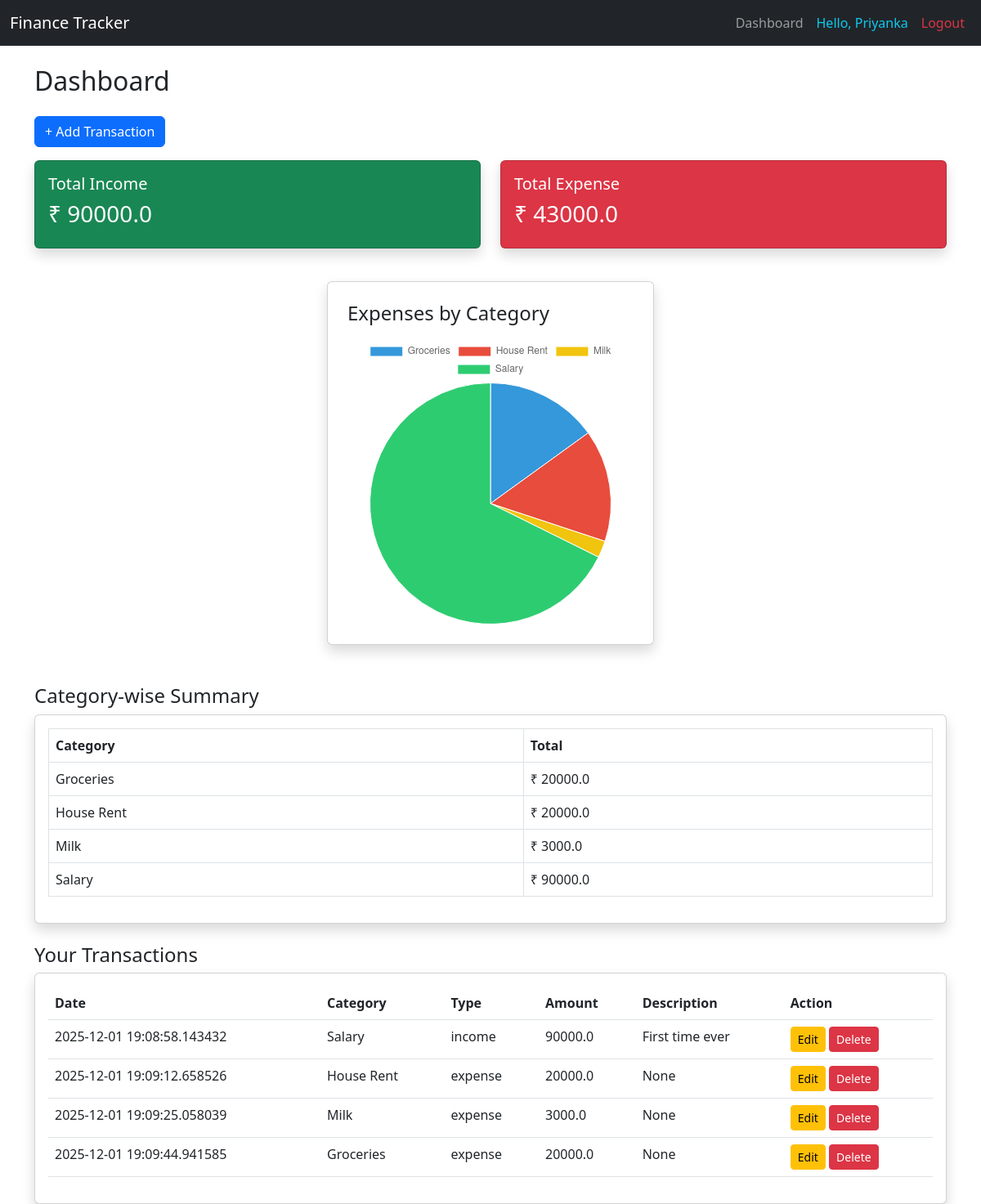
Page /finance/ (signed in) on the committed database.
### app/models.py (models this page shows)
class User(UserMixin, db.Model):
    id = db.Column(db.Integer, primary_key=True)
    username = db.Column(db.String(80), unique=True, nullable=False)
    email = db.Column(db.String(120), unique=True, nullable=False)
    password = db.Column(db.String(200), nullable=False)

class Transaction(db.Model):
    id = db.Column(db.Integer, primary_key=True)
    type = db.Column(db.String(10), nullable=False)  # income or expense
    category = db.Column(db.String(50), nullable=False)
    amount = db.Column(db.Float, nullable=False)
    date = db.Column(db.DateTime, default=datetime.now)
    user_id = db.Column(db.Integer, db.ForeignKey("user.id"))
    description = db.Column(db.String(200))

### app/finance.py (the view)
@finance_bp.route("/")
@login_required
def dashboard():
    transactions = Transaction.query.filter_by(user_id=current_user.id).all()
    income = sum(t.amount for t in transactions if t.type == "income")
    expense = sum(t.amount for t in transactions if t.type == "expense")
    from sqlalchemy import func
    category_summary = db.session.query(
        Transaction.category,
        func.sum(Transaction.amount)
    ).filter_by(user_id=current_user.id).group_by(Transaction.category).all()
    categories = [c[0] for c in category_summary]
    totals = [float(c[1]) for c in category_summary]
    return render_template(
        "finance/dashboard.html",
        income=income,
        expense=expense,
        transactions=transactions,
        categories=categories,
        totals=totals,
        category_summary=category_summary
    )

### app/__init__.py (called while the page is built)
def create_app():
    app = Flask(__name__)
    app.config.from_object(Config)
    db.init_app(app)
    login_manager.init_app(app)
    login_manager.login_view = "auth.login"
    @login_manager.user_loader
    def load_user(user_id):
        return User.query.get(int(user_id))
    @app.route("/")
    def home():
        return render_template("home.html")
    from app.auth import auth_bp
    from app.finance import finance_bp
    app.register_blueprint(auth_bp, url_prefix="/auth")
    app.register_blueprint(finance_bp, url_prefix="/finance")
    return app

### app/templates/finance/dashboard.html (shortened to what this page needs)
{% extends "base.html" %}
{% block content %}
<h2 class="mb-4">Dashboard</h2>
<a href="{{ url_for('finance.add_transaction') }}" class="btn btn-primary mb-3">
    + Add Transaction
</a>
<div class="row">
    <div class="col-md-6">
        <div class="card text-white bg-success mb-3 shadow">
            <div class="card-body">
                <h5 class="card-title">Total Income</h5>
                <h3>₹ {{ income }}</h3>
            </div>
        </div>
    </div>
    <div class="col-md-6">
        <div class="card text-white bg-danger mb-3 shadow">
            <div class="card-body">
                <h5 class="card-title">Total Expense</h5>
                <h3>₹ {{ expense }}</h3>
            </div>
        </div>
    </div>
</div>
<div class="card p-4 shadow mt-4" style="max-width: 400px; margin: auto;">
    <h4 class="mb-3">Expenses by Category</h4>
    <canvas id="categoryChart" height="80"></canvas>
</div>
<h4 class="mt-5">Category-wise Summary</h4>
<div class="card p-3 shadow mb-4">
    <table class="table table-bordered">
        <tr>
            <th>Category</th>
            <th>Total</th>
        </tr>
        {% for cat, total in category_summary %}
        <tr>
            <td>{{ cat }}</td>
            <td>₹ {{ total }}</td>
        </tr>
        {% endfor %}
    </table>
</div>
<h4>Your Transactions</h4>
<div class="card p-3 shadow">
    <table class="table table-hover">
        <thead>
            <tr>
                <th>Date</th>
                <th>Category</th>
                <th>Type</th>
                <th>Amount</th>
                <th>Description</th>
                <th>Action</th>
            </tr>
        </thead>
        <tbody>
        {% for txn in transactions %}
        <tr>
            <td>{{ txn.date }}</td>
            <td>{{ txn.category }}</td>
            <td>{{ txn.type }}</td>
            <td>{{ txn.amount }}</td>
            <td>{{ txn.description }}</td>
            <td>
                <a href="{{ url_for('finance.edit_transaction', id=txn.id) }}" class="btn btn-warning btn-sm">Edit</a>
                <a href="{{ url_for('finance.delete_transaction', id=txn.id) }}" class="btn btn-danger btn-sm"
                   onclick="return confirm('Delete transaction?')">Delete</a>
            </td>
        </tr>
        {% endfor %}
        </tbody>
    </table>
</div>
<script>
    const ctx = document.getElementById('categoryChart');
    new Chart(ctx, {
        type: 'pie',
        data: {
            labels: {{ categories | tojson | safe }},
            datasets: [{
                data: {{ totals | tojson | safe }},
                backgroundColor: [
                    "#3498db",
                    "#e74c3c",
                    "#f1c40f",
                    "#2ecc71",
                    "#9b59b6",
                    "#1abc9c"
                ],
                borderWidth: 1
            }]
        }
    });
</script>
{% endblock %}

### app/templates/base.html (shortened to what this page needs)
<!DOCTYPE html>
<html>
<head>
    <link href="https://cdn.jsdelivr.net/npm/bootstrap@5.3.0/dist/css/bootstrap.min.css" rel="stylesheet">
</head>
<body>
<nav class="navbar navbar-expand-lg navbar-dark bg-dark">
    <div class="container-fluid">
        <a class="navbar-brand" href="/">Finance Tracker</a>
        <div class="collapse navbar-collapse" id="navbarNav">
            <ul class="navbar-nav ms-auto">
                {% if current_user.is_authenticated %}
                    <li class="nav-item">
                        <a class="nav-link" href="{{ url_for('finance.dashboard') }}">Dashboard</a>
                    </li>
                    <li class="nav-item">
                        <span class="nav-link text-info">
                            Hello, {{ current_user.username }}
                        </span>
                    </li>
                    <li class="nav-item">
                        <a class="nav-link text-danger" href="{{ url_for('auth.logout') }}">Logout</a>
                    </li>
                {% endif %}
            </ul>
        </div>
    </div>
</nav>
<div class="container mt-4">
    {% block content %} {% endblock %}
</div>
</body>
</html>

### rows in the picture
User: username "Priyanka"
Transaction: category "Groceries", amount "20000.0", date "2025-12-01 19:09:44.941585", type "expense", description "None"
Transaction: category "House Rent", amount "20000.0", date "2025-12-01 19:09:12.658526", type "expense", description "None"
Transaction: category "Milk", amount "3000.0", date "2025-12-01 19:09:25.058039", type "expense", description "None"
Transaction: category "Salary", amount "90000.0", date "2025-12-01 19:08:58.143432", type "income", description "First time ever"

### other values in the picture
{{ income }} "90000.0"
{{ expense }} "43000.0"
chart data {{ categories | tojson | safe }} ["Groceries", "House Rent", "Milk", "Salary"]
chart data {{ totals | tojson | safe }} [20000.0, 20000.0, 3000.0, 90000.0]
